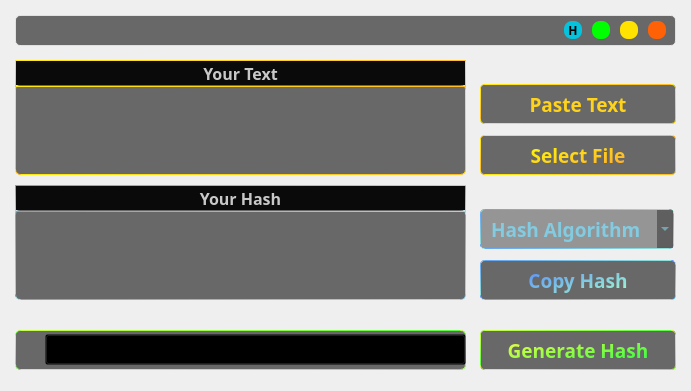
<?xml version="1.0" encoding="UTF-8"?>
<ui version="4.0">
 <class>MainWindow</class>
 <widget class="QMainWindow" name="MainWindow">
  <property name="geometry">
   <rect>
    <x>0</x>
    <y>0</y>
    <width>691</width>
    <height>391</height>
   </rect>
  </property>
  <property name="windowTitle">
   <string>Hash Generator</string>
  </property>
  <widget class="QWidget" name="centralwidget">
   <widget class="QLabel" name="BackgroundBehind_2">
    <property name="enabled">
     <bool>true</bool>
    </property>
    <property name="geometry">
     <rect>
      <x>15</x>
      <y>15</y>
      <width>661</width>
      <height>31</height>
     </rect>
    </property>
    <property name="sizePolicy">
     <sizepolicy hsizetype="Preferred" vsizetype="Preferred">
      <horstretch>0</horstretch>
      <verstretch>0</verstretch>
     </sizepolicy>
    </property>
    <property name="font">
     <font>
      <kerning>true</kerning>
     </font>
    </property>
    <property name="toolTipDuration">
     <number>0</number>
    </property>
    <property name="autoFillBackground">
     <bool>false</bool>
    </property>
    <property name="styleSheet">
     <string notr="true">background: rgba(10,10, 10,150);
border: 1px solid rgba(255,255, 255,160);

border-radius:5px;
</string>
    </property>
    <property name="inputMethodHints">
     <set>Qt::ImhNoPredictiveText</set>
    </property>
    <property name="text">
     <string/>
    </property>
    <property name="alignment">
     <set>Qt::AlignCenter</set>
    </property>
    <property name="margin">
     <number>0</number>
    </property>
   </widget>
   <widget class="QWidget" name="layoutWidget">
    <property name="geometry">
     <rect>
      <x>560</x>
      <y>15</y>
      <width>111</width>
      <height>31</height>
     </rect>
    </property>
    <layout class="QHBoxLayout" name="horizontalLayout">
     <item>
      <widget class="QPushButton" name="help_btn">
       <property name="minimumSize">
        <size>
         <width>18</width>
         <height>18</height>
        </size>
       </property>
       <property name="maximumSize">
        <size>
         <width>18</width>
         <height>18</height>
        </size>
       </property>
       <property name="font">
        <font>
         <family>JetBrains Mono</family>
         <weight>75</weight>
         <bold>true</bold>
        </font>
       </property>
       <property name="cursor">
        <cursorShape>PointingHandCursor</cursorShape>
       </property>
       <property name="styleSheet">
        <string notr="true">background-color: rgb(5,195,221);
color: rgb(0, 0, 0);
border-radius:8px;</string>
       </property>
       <property name="text">
        <string>H</string>
       </property>
      </widget>
     </item>
     <item>
      <widget class="QPushButton" name="pushButtonMinimize">
       <property name="minimumSize">
        <size>
         <width>18</width>
         <height>18</height>
        </size>
       </property>
       <property name="maximumSize">
        <size>
         <width>18</width>
         <height>18</height>
        </size>
       </property>
       <property name="cursor">
        <cursorShape>PointingHandCursor</cursorShape>
       </property>
       <property name="styleSheet">
        <string notr="true">background-color: rgb(0, 255, 0);
border-radius:8px;</string>
       </property>
       <property name="text">
        <string/>
       </property>
      </widget>
     </item>
     <item>
      <widget class="QPushButton" name="pushButtonMaximiz">
       <property name="minimumSize">
        <size>
         <width>18</width>
         <height>18</height>
        </size>
       </property>
       <property name="maximumSize">
        <size>
         <width>18</width>
         <height>18</height>
        </size>
       </property>
       <property name="cursor">
        <cursorShape>PointingHandCursor</cursorShape>
       </property>
       <property name="styleSheet">
        <string notr="true">background-color: rgb(255, 226, 0);
border-radius:8px;</string>
       </property>
       <property name="text">
        <string/>
       </property>
      </widget>
     </item>
     <item>
      <widget class="QPushButton" name="pushButtonExit">
       <property name="minimumSize">
        <size>
         <width>18</width>
         <height>18</height>
        </size>
       </property>
       <property name="maximumSize">
        <size>
         <width>18</width>
         <height>18</height>
        </size>
       </property>
       <property name="cursor">
        <cursorShape>PointingHandCursor</cursorShape>
       </property>
       <property name="styleSheet">
        <string notr="true">background-color:rgb(255, 97, 6);
border-radius:8px;</string>
       </property>
       <property name="text">
        <string/>
       </property>
      </widget>
     </item>
    </layout>
   </widget>
   <widget class="QLabel" name="back">
    <property name="enabled">
     <bool>true</bool>
    </property>
    <property name="geometry">
     <rect>
      <x>0</x>
      <y>0</y>
      <width>691</width>
      <height>391</height>
     </rect>
    </property>
    <property name="font">
     <font>
      <pointsize>13</pointsize>
      <weight>75</weight>
      <bold>true</bold>
     </font>
    </property>
    <property name="styleSheet">
     <string notr="true"/>
    </property>
    <property name="text">
     <string/>
    </property>
    <property name="pixmap">
     <pixmap>PVS/BackG.jpg</pixmap>
    </property>
    <property name="scaledContents">
     <bool>true</bool>
    </property>
   </widget>
   <widget class="QPlainTextEdit" name="yourtext">
    <property name="geometry">
     <rect>
      <x>15</x>
      <y>84</y>
      <width>451</width>
      <height>91</height>
     </rect>
    </property>
    <property name="font">
     <font>
      <family>JetBrains Mono</family>
      <pointsize>14</pointsize>
     </font>
    </property>
    <property name="styleSheet">
     <string notr="true">background: rgba(10,10, 10,150);
color: #eeeeee;
border: 1px solid white;
border-color: qlineargradient(spread:pad, x1:0, y1:0, x2:1, y2:1, stop:0#ffff00, stop:1 #ffa733);
padding-top: 7;
padding-left: 10;
padding-right: 10;
border-radius:5px;
</string>
    </property>
    <property name="plainText">
     <string/>
    </property>
    <property name="placeholderText">
     <string/>
    </property>
   </widget>
   <widget class="QPushButton" name="pasttext">
    <property name="enabled">
     <bool>true</bool>
    </property>
    <property name="geometry">
     <rect>
      <x>480</x>
      <y>84</y>
      <width>196</width>
      <height>40</height>
     </rect>
    </property>
    <property name="sizePolicy">
     <sizepolicy hsizetype="Expanding" vsizetype="Expanding">
      <horstretch>0</horstretch>
      <verstretch>0</verstretch>
     </sizepolicy>
    </property>
    <property name="font">
     <font>
      <family>JetBrains Mono</family>
      <pointsize>14</pointsize>
      <weight>75</weight>
      <bold>true</bold>
     </font>
    </property>
    <property name="cursor">
     <cursorShape>PointingHandCursor</cursorShape>
    </property>
    <property name="styleSheet">
     <string notr="true">background: rgba(10,10, 10,150);
color: #ffd31a;
border: 1px solid white;
border-color: qlineargradient(spread:pad, x1:0, y1:0, x2:1, y2:1, stop:0#ffff00, stop:1 #ffa733);
padding-left: 10;
padding-right: 10;
border-radius:4px;
</string>
    </property>
    <property name="text">
     <string>Paste Text</string>
    </property>
   </widget>
   <widget class="QPushButton" name="selectfile">
    <property name="geometry">
     <rect>
      <x>480</x>
      <y>135</y>
      <width>196</width>
      <height>40</height>
     </rect>
    </property>
    <property name="sizePolicy">
     <sizepolicy hsizetype="Expanding" vsizetype="Expanding">
      <horstretch>0</horstretch>
      <verstretch>0</verstretch>
     </sizepolicy>
    </property>
    <property name="font">
     <font>
      <family>JetBrains Mono</family>
      <pointsize>14</pointsize>
      <weight>75</weight>
      <bold>true</bold>
     </font>
    </property>
    <property name="cursor">
     <cursorShape>PointingHandCursor</cursorShape>
    </property>
    <property name="styleSheet">
     <string notr="true">background: rgba(10,10, 10,150);
color: qlineargradient(spread:pad, x1:0, y1:0, x2:1, y2:1, stop:0#ffff00, stop:1 #ffa733);
border: 1px solid white;
border-color: qlineargradient(spread:pad, x1:0, y1:0, x2:1, y2:1, stop:0#ffff00, stop:1 #ffa733);
padding-left: 10;
padding-right: 10;
border-radius:4px;
</string>
    </property>
    <property name="text">
     <string>Select File</string>
    </property>
   </widget>
   <widget class="QPlainTextEdit" name="yourhash">
    <property name="enabled">
     <bool>true</bool>
    </property>
    <property name="geometry">
     <rect>
      <x>15</x>
      <y>209</y>
      <width>451</width>
      <height>91</height>
     </rect>
    </property>
    <property name="font">
     <font>
      <family>JetBrains Mono</family>
      <pointsize>14</pointsize>
     </font>
    </property>
    <property name="styleSheet">
     <string notr="true">background: rgba(10,10, 10,150);
color: #eeeeee;
border: 1px solid white;
border-color: qlineargradient(spread:pad, x1:0, y1:0, x2:1, y2:1, stop:0 #5488ff,stop:1 #a5fecb);
padding-top: 7;
padding-left: 10;
padding-right: 10;
border-radius:5px;
</string>
    </property>
    <property name="placeholderText">
     <string/>
    </property>
   </widget>
   <widget class="QComboBox" name="comboBox">
    <property name="geometry">
     <rect>
      <x>480</x>
      <y>209</y>
      <width>194</width>
      <height>40</height>
     </rect>
    </property>
    <property name="font">
     <font>
      <family>JetBrains Mono</family>
      <pointsize>14</pointsize>
      <weight>75</weight>
      <bold>true</bold>
     </font>
    </property>
    <property name="toolTip">
     <string>Select Hash Algorithms</string>
    </property>
    <property name="styleSheet">
     <string notr="true">background: rgba(10,10, 10,100);
color : #82cbe1;
border: 1px solid white;
border-color: qlineargradient(spread:pad, x1:0, y1:0, x2:1, y2:1, stop:0 #5488ff,stop:1 #a5fecb);
padding-left: 10;
border-radius:4;



</string>
    </property>
    <property name="currentIndex">
     <number>0</number>
    </property>
    <property name="duplicatesEnabled">
     <bool>false</bool>
    </property>
    <item>
     <property name="text">
      <string>Hash Algorithm</string>
     </property>
    </item>
    <item>
     <property name="text">
      <string>md4</string>
     </property>
    </item>
    <item>
     <property name="text">
      <string>md5</string>
     </property>
    </item>
    <item>
     <property name="text">
      <string>sm3</string>
     </property>
    </item>
    <item>
     <property name="text">
      <string>mdc2</string>
     </property>
    </item>
    <item>
     <property name="text">
      <string>sha1</string>
     </property>
    </item>
    <item>
     <property name="text">
      <string>blake2b</string>
     </property>
    </item>
    <item>
     <property name="text">
      <string>blake2s</string>
     </property>
    </item>
    <item>
     <property name="text">
      <string>whirlpool</string>
     </property>
    </item>
    <item>
     <property name="text">
      <string>ripemd160</string>
     </property>
    </item>
    <item>
     <property name="text">
      <string>shake128</string>
     </property>
    </item>
   </widget>
   <widget class="QPushButton" name="copyhash">
    <property name="geometry">
     <rect>
      <x>480</x>
      <y>260</y>
      <width>196</width>
      <height>40</height>
     </rect>
    </property>
    <property name="sizePolicy">
     <sizepolicy hsizetype="Expanding" vsizetype="Expanding">
      <horstretch>0</horstretch>
      <verstretch>0</verstretch>
     </sizepolicy>
    </property>
    <property name="font">
     <font>
      <family>JetBrains Mono</family>
      <pointsize>14</pointsize>
      <weight>75</weight>
      <bold>true</bold>
     </font>
    </property>
    <property name="cursor">
     <cursorShape>PointingHandCursor</cursorShape>
    </property>
    <property name="styleSheet">
     <string notr="true">background: rgba(10,10, 10,150);
color: qlineargradient(spread:pad, x1:0, y1:0, x2:1, y2:1, stop:0 #5488ff,stop:1 #a5fecb);
border: 1px solid white;
border-color: qlineargradient(spread:pad, x1:0, y1:0, x2:1, y2:1, stop:0 #5488ff,stop:1 #a5fecb);

padding-left: 10;
padding-right: 10;
border-radius:4px;
</string>
    </property>
    <property name="text">
     <string>Copy Hash</string>
    </property>
   </widget>
   <widget class="QPushButton" name="generatehash">
    <property name="geometry">
     <rect>
      <x>480</x>
      <y>330</y>
      <width>196</width>
      <height>40</height>
     </rect>
    </property>
    <property name="sizePolicy">
     <sizepolicy hsizetype="Expanding" vsizetype="Expanding">
      <horstretch>0</horstretch>
      <verstretch>0</verstretch>
     </sizepolicy>
    </property>
    <property name="font">
     <font>
      <family>JetBrains Mono</family>
      <pointsize>14</pointsize>
      <weight>75</weight>
      <bold>true</bold>
     </font>
    </property>
    <property name="cursor">
     <cursorShape>PointingHandCursor</cursorShape>
    </property>
    <property name="styleSheet">
     <string notr="true">background: rgba(10,10, 10,150);
color: qlineargradient(spread:pad, x1:0, y1:0, x2:1, y2:1, stop:0#FDFC47, stop:1 #24FE41);
border: 1px solid white;
border-color: qlineargradient(spread:pad, x1:0, y1:0, x2:1, y2:1, stop:0#FDFC47, stop:1 #24FE41);
padding-left: 10;
padding-right: 10;
border-radius:4px;
</string>
    </property>
    <property name="text">
     <string>Generate Hash</string>
    </property>
   </widget>
   <widget class="QLabel" name="lbltext">
    <property name="geometry">
     <rect>
      <x>15</x>
      <y>60</y>
      <width>451</width>
      <height>27</height>
     </rect>
    </property>
    <property name="font">
     <font>
      <family>JetBrains Mono</family>
      <pointsize>12</pointsize>
      <weight>75</weight>
      <bold>true</bold>
     </font>
    </property>
    <property name="styleSheet">
     <string notr="true">color: rgb(200, 200, 200,255);
border: 1px solid white;
border-color: qlineargradient(spread:pad, x1:0, y1:0, x2:1, y2:1, stop:0#ffff00, stop:1 #ffa733);</string>
    </property>
    <property name="text">
     <string>Your Text</string>
    </property>
    <property name="alignment">
     <set>Qt::AlignCenter</set>
    </property>
   </widget>
   <widget class="QProgressBar" name="progressBar">
    <property name="geometry">
     <rect>
      <x>15</x>
      <y>330</y>
      <width>451</width>
      <height>40</height>
     </rect>
    </property>
    <property name="font">
     <font>
      <family>JetBrains Mono</family>
      <pointsize>14</pointsize>
      <weight>75</weight>
      <italic>false</italic>
      <bold>true</bold>
     </font>
    </property>
    <property name="styleSheet">
     <string notr="true">QProgressBar
{
background: rgba(10,10, 10,150);
border-radius :5px;
color: qlineargradient(spread:pad, x1:0, y1:0, x2:1, y2:1, stop:0#FDFC47, stop:1 #24FE41);
border: 1px solid white;
border-color: qlineargradient(spread:pad, x1:0, y1:0, x2:1, y2:1, stop:0#FDFC47, stop:1 #24FE41);
}
QProgressBar::chunk 
{

border-radius :5px;
}      </string>
    </property>
    <property name="value">
     <number>0</number>
    </property>
    <property name="alignment">
     <set>Qt::AlignCenter</set>
    </property>
    <property name="textVisible">
     <bool>true</bool>
    </property>
    <property name="orientation">
     <enum>Qt::Vertical</enum>
    </property>
    <property name="textDirection">
     <enum>QProgressBar::TopToBottom</enum>
    </property>
   </widget>
   <widget class="QLabel" name="BackgroundBehind_3">
    <property name="enabled">
     <bool>true</bool>
    </property>
    <property name="geometry">
     <rect>
      <x>15</x>
      <y>60</y>
      <width>451</width>
      <height>25</height>
     </rect>
    </property>
    <property name="sizePolicy">
     <sizepolicy hsizetype="Preferred" vsizetype="Preferred">
      <horstretch>0</horstretch>
      <verstretch>0</verstretch>
     </sizepolicy>
    </property>
    <property name="font">
     <font>
      <kerning>true</kerning>
     </font>
    </property>
    <property name="toolTipDuration">
     <number>0</number>
    </property>
    <property name="autoFillBackground">
     <bool>false</bool>
    </property>
    <property name="styleSheet">
     <string notr="true">background: rgba(10,10, 10,255);

</string>
    </property>
    <property name="inputMethodHints">
     <set>Qt::ImhNoPredictiveText</set>
    </property>
    <property name="text">
     <string/>
    </property>
    <property name="alignment">
     <set>Qt::AlignCenter</set>
    </property>
    <property name="margin">
     <number>0</number>
    </property>
   </widget>
   <widget class="QLabel" name="BackgroundBehind_4">
    <property name="enabled">
     <bool>true</bool>
    </property>
    <property name="geometry">
     <rect>
      <x>15</x>
      <y>185</y>
      <width>451</width>
      <height>25</height>
     </rect>
    </property>
    <property name="sizePolicy">
     <sizepolicy hsizetype="Preferred" vsizetype="Preferred">
      <horstretch>0</horstretch>
      <verstretch>0</verstretch>
     </sizepolicy>
    </property>
    <property name="font">
     <font>
      <kerning>true</kerning>
     </font>
    </property>
    <property name="toolTipDuration">
     <number>0</number>
    </property>
    <property name="autoFillBackground">
     <bool>false</bool>
    </property>
    <property name="styleSheet">
     <string notr="true">background: rgba(10,10, 10,255);

</string>
    </property>
    <property name="inputMethodHints">
     <set>Qt::ImhNoPredictiveText</set>
    </property>
    <property name="text">
     <string/>
    </property>
    <property name="alignment">
     <set>Qt::AlignCenter</set>
    </property>
    <property name="margin">
     <number>0</number>
    </property>
   </widget>
   <widget class="QLabel" name="lblhash">
    <property name="geometry">
     <rect>
      <x>15</x>
      <y>185</y>
      <width>451</width>
      <height>27</height>
     </rect>
    </property>
    <property name="font">
     <font>
      <family>JetBrains Mono</family>
      <pointsize>12</pointsize>
      <weight>75</weight>
      <bold>true</bold>
     </font>
    </property>
    <property name="styleSheet">
     <string notr="true">color: rgb(200, 200, 200,255);
border: 1px solid white;
border-color: qlineargradient(spread:pad, x1:0, y1:0, x2:1, y2:1, stop:0 #5488ff,stop:1 #a5fecb);</string>
    </property>
    <property name="text">
     <string>Your Hash</string>
    </property>
    <property name="alignment">
     <set>Qt::AlignCenter</set>
    </property>
   </widget>
   <widget class="QPushButton" name="complete">
    <property name="geometry">
     <rect>
      <x>45</x>
      <y>334</y>
      <width>421</width>
      <height>31</height>
     </rect>
    </property>
    <property name="sizePolicy">
     <sizepolicy hsizetype="Expanding" vsizetype="Expanding">
      <horstretch>0</horstretch>
      <verstretch>0</verstretch>
     </sizepolicy>
    </property>
    <property name="font">
     <font>
      <family>JetBrains Mono</family>
      <pointsize>14</pointsize>
      <weight>75</weight>
      <bold>true</bold>
     </font>
    </property>
    <property name="cursor">
     <cursorShape>ArrowCursor</cursorShape>
    </property>
    <property name="styleSheet">
     <string notr="true">background: rgba(0,0, 0,0);
color: qlineargradient(spread:pad, x1:0, y1:0, x2:1, y2:1, stop:0#FDFC47, stop:1 #24FE41);

</string>
    </property>
    <property name="text">
     <string/>
    </property>
   </widget>
   <zorder>back</zorder>
   <zorder>BackgroundBehind_2</zorder>
   <zorder>yourhash</zorder>
   <zorder>layoutWidget</zorder>
   <zorder>yourtext</zorder>
   <zorder>pasttext</zorder>
   <zorder>selectfile</zorder>
   <zorder>comboBox</zorder>
   <zorder>copyhash</zorder>
   <zorder>generatehash</zorder>
   <zorder>progressBar</zorder>
   <zorder>BackgroundBehind_3</zorder>
   <zorder>lbltext</zorder>
   <zorder>BackgroundBehind_4</zorder>
   <zorder>lblhash</zorder>
   <zorder>complete</zorder>
  </widget>
 </widget>
 <resources/>
 <connections>
  <connection>
   <sender>pushButtonExit</sender>
   <signal>clicked()</signal>
   <receiver>MainWindow</receiver>
   <slot>close()</slot>
   <hints>
    <hint type="sourcelabel">
     <x>657</x>
     <y>29</y>
    </hint>
    <hint type="destinationlabel">
     <x>345</x>
     <y>195</y>
    </hint>
   </hints>
  </connection>
  <connection>
   <sender>pushButtonMinimize</sender>
   <signal>clicked()</signal>
   <receiver>MainWindow</receiver>
   <slot>showMinimized()</slot>
   <hints>
    <hint type="sourcelabel">
     <x>599</x>
     <y>29</y>
    </hint>
    <hint type="destinationlabel">
     <x>345</x>
     <y>195</y>
    </hint>
   </hints>
  </connection>
 </connections>
</ui>
